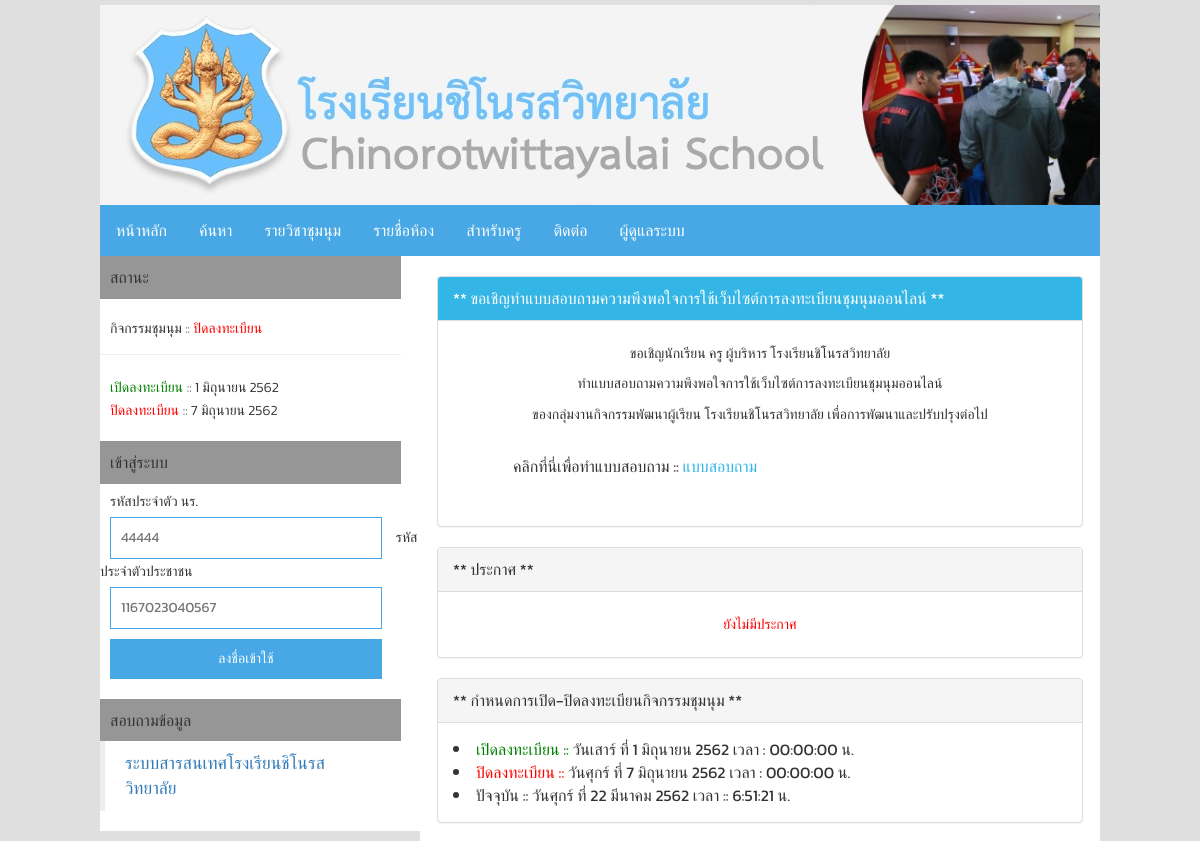
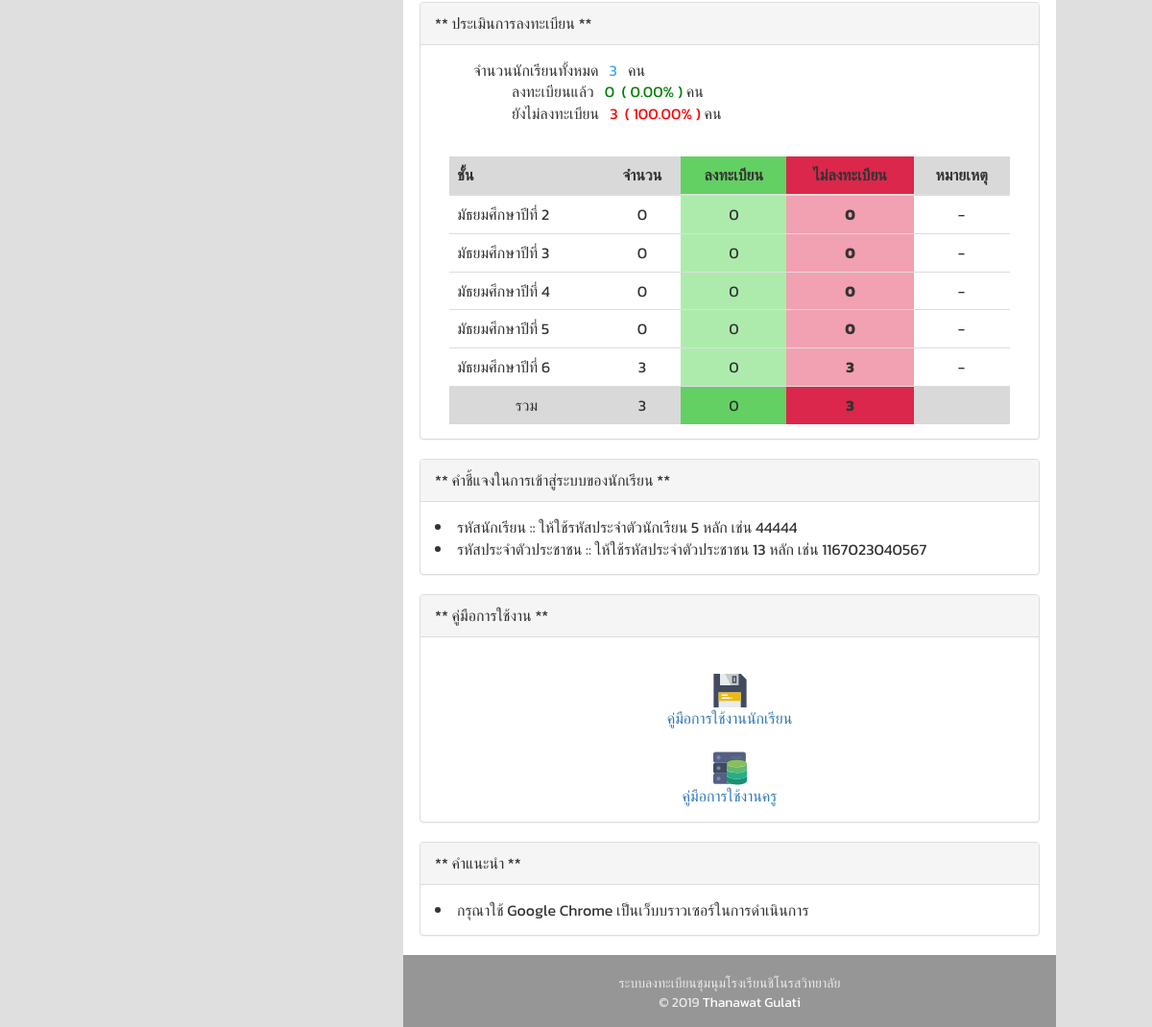
The page / on the database its author committed (2 pictures, top to bottom).
### tables this page shows
CREATE TABLE `server` (
  `id` int(11) NOT NULL,
  `on_time` date NOT NULL,
  `off_time` date NOT NULL,
  `notice` text NOT NULL
);

### index.php (the view, shortened to what the rows shown need)
<?php
$thai_day_arr=array("อาทิตย์","จันทร์","อังคาร","พุธ","พฤหัสบดี","ศุกร์","เสาร์");
$thai_month_arr=array(
    "0"=>"",
    "1"=>"มกราคม",
    "2"=>"กุมภาพันธ์",
    "3"=>"มีนาคม",
    "4"=>"เมษายน",
    "5"=>"พฤษภาคม",
    "6"=>"มิถุนายน",
    "7"=>"กรกฎาคม",
    "8"=>"สิงหาคม",
    "9"=>"กันยายน",
    "10"=>"ตุลาคม",
    "11"=>"พฤศจิกายน",
    "12"=>"ธันวาคม"
);
function thai_date($time){
    global $thai_day_arr,$thai_month_arr;
    $thai_date_return="วัน".$thai_day_arr[date("w",$time)];
    $thai_date_return.= " ที่ ".date("j",$time);
    $thai_date_return.=" ".$thai_month_arr[date("n",$time)];
    $thai_date_return.=" ".(date("Y",$time)+543);
    return $thai_date_return;
}
function thai_date2($time){
    global $thai_day_arr,$thai_month_arr;
    $thai_date_return.= date("j",$time);
    $thai_date_return.=" ".$thai_month_arr[date("n",$time)];
    $thai_date_return.=" ".(date("Y",$time)+543);
    return $thai_date_return;
}
?>
<?php
    require_once('Database/connect.php');
    $sql = "select * from server where id=1";
    $result = mysqli_query($conn,$sql);
    if($result){
        $row = mysqli_fetch_array($result,MYSQLI_ASSOC);
        $time_on = $row['on_time'];
        $time_off = $row['off_time'];
        if((date('Y-m-d') >= $time_on) && (date('Y-m-d') <= $time_off )){
            $open = "<span style='color: green;font-weight:400;'>เปิดลงทะเบียน</span>";
        }else{
            $open = "<span style='color: red;font-weight:400;'>ปิดลงทะเบียน</span>";
        }
    }
?>
<!DOCTYPE html>
<html lang="en">
<head>
    <link rel="stylesheet" href="https://maxcdn.bootstrapcdn.com/bootstrap/3.3.7/css/bootstrap.min.css">
    <link rel="stylesheet" href="css/style.css"/>
</head>
<body>
    <div id="whipper">
        <div id="container">
        <div id="left">
            <span id="status">สถานะ</span>
            <p style="margin-top:20px;">กิจกรรมชุมนุม :: <?php echo $open ?></p>
            <hr style="margin-top:5px;float:left;" width="94%">
            <span style="margin-left:10px;color: green;font-weight:400;font-size:14px">เปิดลงทะเบียน</span>
            <span style="font-size:14px;font-weight:300"> :: <?php $eng_date1=strtotime($time_on);echo thai_date2($eng_date1); ?></span><br>
            <span style="margin-left:10px;color: red;font-weight:400;font-size:14px">ปิดลงทะเบียน</span>
            <span style="font-size:14px;font-weight:300"> :: <?php $eng_date=strtotime($time_off);echo thai_date2($eng_date);?></span>
            <span style="margin-top:20px;margin-bottom: 5px;" id="status">เข้าสู่ระบบ</span>
            <?php  if(empty($_SESSION['username'])){ echo"
            <form method='post' action='auth/login.php'>
                <span style='margin-left:10px;font-weight:400;font-size:14px'>รหัสประจำตัว นร.</span><br>
                <input type='text' name='username' style='margin-left:10px;' minlength=5 maxlength=5 id='input' placeholder='44444' required/>
                <span style='margin-left:10px;font-weight:400;font-size:14px'>รหัสประจำตัวประชาชน</span><br>
                <input name='password' type='password' style='margin-left:10px;' minlength=13 maxlength=13 id='input' placeholder='1167023040567' required/>
                <input type='submit' style='width:85%' id='submit' name='submit' value='ลงชื่อเข้าใช้'>";}else{ $uname = $_SESSION['username'];$name = $_SESSION['name']; echo "<span style='margin-left:10px;font-weight:400;font-size:14px'>รหัสประจำตัว นร. :: $uname <br> &nbsp;&nbsp;ชื่อ-สกุล :: $name </span><br><button id='submit' onclick=\"location.href='auth/logout.php'\">ออกจากระบบ</button>";}
                ?>
            </form>
            <span style="margin-top:20px;" id="status">สอบถามข้อมูล</span>
            <div style="margin-bottom:20px;width:295px;" class="fb-page"
                data-href="https://www.facebook.com/&#xe23;&#xe30;&#xe1a;&#xe1a;&#xe2a;&#xe32;&#xe23;&#xe2a;&#xe19;&#xe40;&#xe17;&#xe28;&#xe42;&#xe23;&#xe07;&#xe40;&#xe23;&#xe35;&#xe22;&#xe19;&#xe0a;&#xe34;&#xe42;&#xe19;&#xe23;&#xe2a;&#xe27;&#xe34;&#xe17;&#xe22;&#xe32;&#xe25;&#xe31;&#xe22;-1932487926836252"
                data-tabs="timeline" data-small-header="false" data-adapt-container-width="true"data-hide-cover="false" data-show-facepile="true">
                <blockquote cite="https://www.facebook.com/&#xe23;&#xe30;&#xe1a;&#xe1a;&#xe2a;&#xe32;&#xe23;&#xe2a;&#xe19;&#xe40;&#xe17;&#xe28;&#xe42;&#xe23;&#xe07;&#xe40;&#xe23;&#xe35;&#xe22;&#xe19;&#xe0a;&#xe34;&#xe42;&#xe19;&#xe23;&#xe2a;&#xe27;&#xe34;&#xe17;&#xe22;&#xe32;&#xe25;&#xe31;&#xe22;-1932487926836252"
                class="fb-xfbml-parse-ignore"></blockquote></div>
        </div>
        <div id="main">
            <div id="right">
                <div class="panel panel-default">
                    <div class="panel-body"><li><span style="color:green;">เปิดลงทะเบียน :: </span><?php $eng_date=strtotime($time_on); echo  thai_date($eng_date);?> เวลา : 00:00:00 น.</li><br>
                    <li><span style="color:red;">ปิดลงทะเบียน :: </span><?php $eng_date=strtotime($time_off); echo  thai_date($eng_date);?> เวลา : 00:00:00 น.</li>
                    <li><span >ปัจจุบัน :: </span><?php  $eng_date=time(); echo thai_date($eng_date);?> เวลา :: <span id="span"></span> น.
                    </div>
                </div>
                <div class="panel panel-default">
                    <div class="panel-body">
                    <div class="table-responsive">
                    <?php   $sql_class = "select * from member";
                            $sql_m3 = "select * from member where count=1";
                            $result_m3= mysqli_query($conn,$sql_m3);
                            $num3 = mysqli_num_rows($result_m3);
                            $sqlm2 = "select * from member where class=2";
                            $resultm2= mysqli_query($conn,$sqlm2);
                            $numm2 = mysqli_num_rows($resultm2);
                            $sqlm2_act = "select * from member where class=2 and count=0";
                            $resultm2_act= mysqli_query($conn,$sqlm2_act);
                            $numm2_act = mysqli_num_rows($resultm2_act);
                            $sqlm2_noact = "select * from member where class=2 and count=1";
                            $resultm2_noact= mysqli_query($conn,$sqlm2_noact);
                            $numm2_noact = mysqli_num_rows($resultm2_noact);
                            $sqlm3 = "select * from member where class=3";
                            $resultm3= mysqli_query($conn,$sqlm3);
                            $numm3 = mysqli_num_rows($resultm3);
                            $sqlm3_act = "select * from member where class=3 and count=0";
                            $resultm3_act= mysqli_query($conn,$sqlm3_act);
                            $numm3_act = mysqli_num_rows($resultm3_act);
                           $sqlm3_noact = "select * from member where class=3 and count=1";
                           $resultm3_noact= mysqli_query($conn,$sqlm3_noact);
                           $numm3_noact = mysqli_num_rows($resultm3_noact);
                            $sqlm4 = "select * from member where class=4";
                            $resultm4= mysqli_query($conn,$sqlm4);
                            $numm4 = mysqli_num_rows($resultm4);
                            $sqlm4_act = "select * from member where class=4 and count=0";
                            $resultm4_act= mysqli_query($conn,$sqlm4_act);
                            $numm4_act = mysqli_num_rows($resultm4_act);
                           $sqlm4_noact = "select * from member where class=4 and count=1";
                           $resultm4_noact= mysqli_query($conn,$sqlm4_noact);
                           $numm4_noact = mysqli_num_rows($resultm4_noact);
                            $sqlm5 = "select * from member where class=5";
                            $resultm5= mysqli_query($conn,$sqlm5);
                            $numm5 = mysqli_num_rows($resultm5);
                            $sqlm5_act = "select * from member where class=5 and count=0";
                            $resultm5_act= mysqli_query($conn,$sqlm5_act);
                            $numm5_act = mysqli_num_rows($resultm5_act);
                           $sqlm5_noact = "select * from member where class=4 and count=1";
                           $resultm5_noact= mysqli_query($conn,$sqlm5_noact);
                           $numm5_noact = mysqli_num_rows($resultm5_noact);
                            $sqlm6 = "select * from member where class=6";
                            $resultm6= mysqli_query($conn,$sqlm6);
                            $numm6 = mysqli_num_rows($resultm6);
                            $sqlm6_act = "select * from member where class=6 and count=0";
                            $resultm6_act= mysqli_query($conn,$sqlm6_act);
                            $numm6_act = mysqli_num_rows($resultm6_act);
                           $sqlm6_noact = "select * from member where class=6 and count=1";
                           $resultm6_noact= mysqli_query($conn,$sqlm6_noact);
                           $numm6_noact = mysqli_num_rows($resultm6_noact);
                    ?>
                    <br>
                        <table class="table">
                        <thead>
                            <tr style="background-color: rgb(208,208,208,0.8);">
                                <th>ชั้น</th>
                                <th style="text-align:center;">จำนวน</th>
                                <th style="background-color:rgb(50,205,50,0.7);text-align:center;">ลงทะเบียน</th>
                                <th style="background-color:rgb(220,20,60,0.9);text-align:center;">ไม่ลงทะเบียน</th>
                                <th style="text-align:center;">หมายเหตุ</th>
                            </tr>
                        </thead>
                        <tbody>
                            <tr>
                                <th style="background-color:rgb(220,20,60,0.4);text-align:center;"><?php echo $numm2_noact ?></>
                                <td style="text-align:center;"><?php if(($numm2_act == $numm2) && ($numm2 != "0" )){echo "<span style='color: green'>ครบแล้ว</span>";}else{ echo "-";}?></td>
                            </tr>
                            <tr>
                                <th style="background-color:rgb(220,20,60,0.4);text-align:center;"><?php echo $numm3_noact ?></td>
                                <td style="text-align:center;"><?php if(($numm3_act == $numm3)  && ($numm3 != "0")){echo "<span style='color: green'>ครบแล้ว</span>";}else{ echo "-";}?></td>
                            </tr>
                            <tr>
                                <th style="background-color:rgb(220,20,60,0.4);text-align:center;"><?php echo $numm4_noact ?></td>
                                <td style="text-align:center;"><?php if(($numm4_act == $numm4) && ($numm4 != "0")){echo "<span style='color: green'>ครบแล้ว</span>";}else{ echo "-";}?></td>
                            </tr>
                            <tr>
                                <th style="background-color:rgb(220,20,60,0.4);text-align:center;"><?php echo $numm5_noact ?></t>
                                <td style="text-align:center;"><?php if(($numm5_act == $numm5) && ($numm5 != "0")){echo "<span style='color: green'>ครบแล้ว</span>";}else{ echo "-";}?></td>
                            </tr>
                            <tr>
                                <th style="background-color:rgb(220,20,60,0.4);text-align:center;"><?php echo $numm6_noact ?></td>
                                <td style="text-align:center;"><?php if(($numm6_act == $numm6)  && ($numm6 != "0")){echo "<span style='color: green'>ครบแล้ว</span>";}else{ echo "-";}?></td>
                            </tr>
                            <tr style="background-color: rgb(208,208,208,0.8);">
                                <th style="background-color:rgb(220,20,60,0.9);text-align:center;"><?php echo $num3 ?></td>
                                <td style=""></td>
                            </tr>
                        </tbody>
                    </table>
                </div>
            </div>
                </div>
                </div>
            </div>
        </div>
        </div>
</body>
</html>

### rows shown on the page
server: on_time "1 มิถุนายน 2562", off_time "7 มิถุนายน 2562", on_time "วันเสาร์ ที่ 1 มิถุนายน 2562", off_time "วันศุกร์ ที่ 7 มิถุนายน 2562"

### other values the page prints
thai_date($eng_date) "วันศุกร์ ที่ 22 มีนาคม 2562"
$num "3"
$num2 "0"
$avg2 "0.00"
$num3 "3"
$avg1 "100.00"
$numm2 "0"
$numm2_act "0"
$numm2_noact "0"
$numm3 "0"
$numm3_act "0"
$numm3_noact "0"
$numm4 "0"
$numm4_act "0"
$numm4_noact "0"
